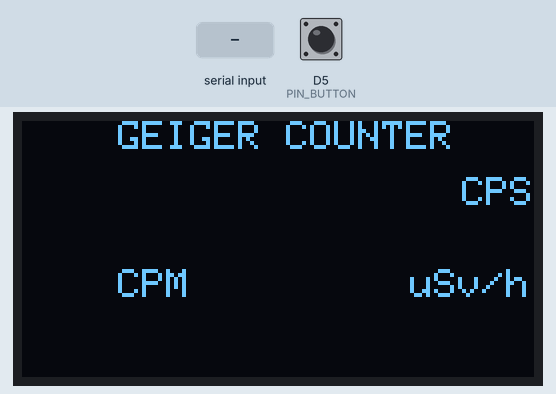
Bench run of a sketch on a simulated ESP8266 (Wemos D1 mini). On the bench: 128×64 one-colour display. The inputs (shaded band) are chosen by the test bench; at power-on: D5 (PIN_BUTTON) HIGH. WiFi joins after 1.5 s; servers stay silent unless stated; what the sketch prints to the serial monitor is not drawn.

Above: at 6.5 s.
6.6 s: "CPS,1\n" received over the second serial link
At 7.6 s:
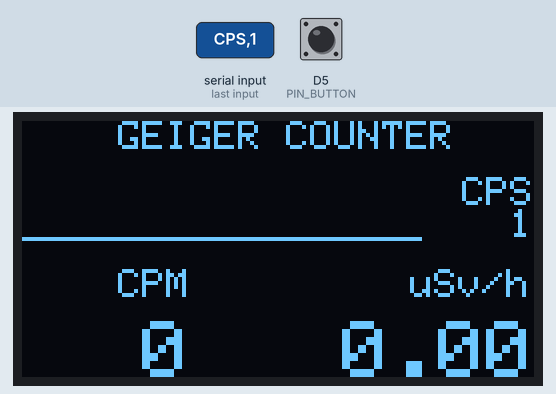
8.2 s: D5 (PIN_BUTTON) pulled LOW for 0.15 s
At 9.3 s:
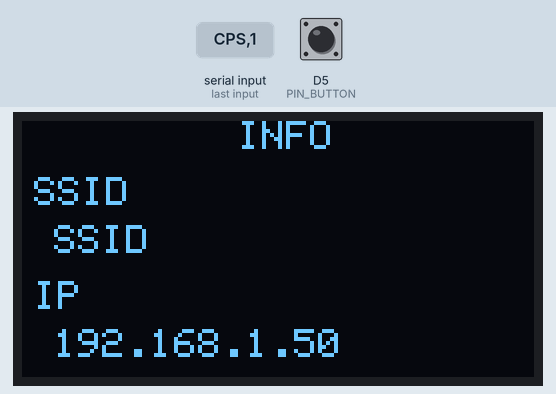
9.8 s: D5 (PIN_BUTTON) pulled LOW for 1 s
At 10.6 s:
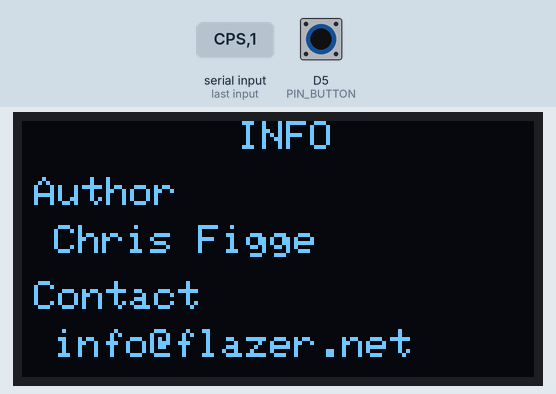
12.3 s: D5 (PIN_BUTTON) pulled LOW for 3.2 s
At 13.6 s:
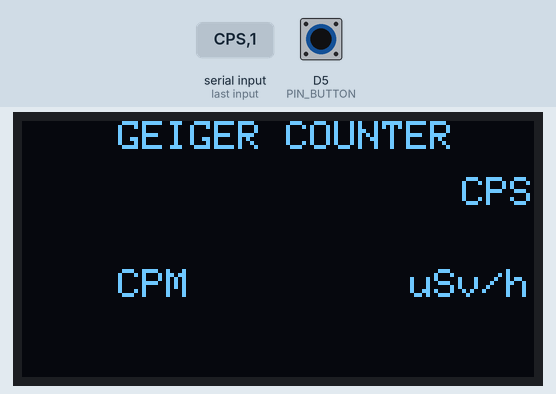
17.0 s: "CPS,150\n" received over the second serial link
At 17.04 s:
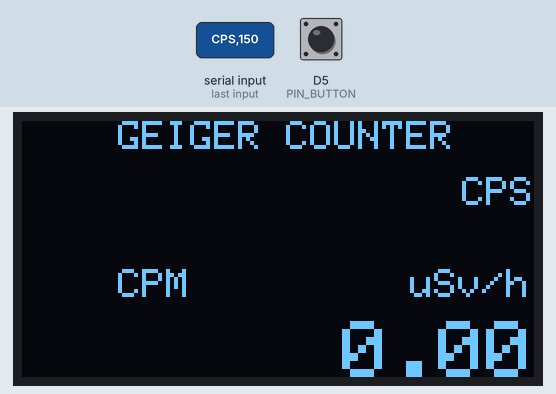
Timing chart, 0 to 20.0 s (numbered marks = the images above; inputs shaded):
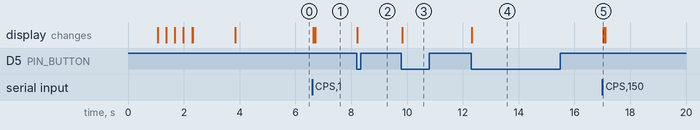

The sketch:

geigercounter.ino
```cpp
// (licence header left out)
#include <ArduinoJson.h>
#include <ESP8266WiFiMulti.h>
#include <ESP8266WebServer.h>
#include <ESP8266HTTPClient.h>
#include <ESP8266WebServer.h>
#include <ESP8266mDNS.h>
#include <Ticker.h>
#include <Wire.h>
#include <Adafruit_GFX.h>
#include <Adafruit_SSD1306.h>
#include <WiFiClientSecureBearSSL.h>
#include "CircularBuffer.h"
#include <PubSubClient.h>
#include <SoftwareSerial.h>
#include "settings.h"

#ifdef OTA_PASSWORD
  #include "OTA.h"
#endif

ESP8266WiFiMulti WiFiMulti;
PubSubClient mqttClient;
WiFiClient wifiClient;
SoftwareSerial geigerCounterSerial(PIN_UART_RX, PIN_UART_TX);
ESP8266WebServer server(80);
CircularBuffer<int,HISTORY_SIZE> history;
Ticker ticker;

Adafruit_SSD1306 display(SCREEN_WIDTH, SCREEN_HEIGHT, &Wire, OLED_RESET);
#if (SSD1306_LCDHEIGHT != 64)
#error("Height incorrect, please fix Adafruit_SSD1306.h!");
#endif

uint8_t idx = 0;
char buffer[64];
char hostname[24];

int lastCPM = 0, currentCPM = 0;
int lastCPS = 0, currentCPS = 0;
float lastuSv = 0, currentuSv = 0;
int loopCnt = 0, dataHttpPushCnt = 0, dataMqttPushCnt = 0;

bool ticking = false;
int lastTickedMs = 0, tickShowMs = 50;
bool buttonState = false;
int buttonLastPressMs = 0;
int currentFrame = FRAME_AUTHOR;
String json;

void setup() {
  delay(1000);

  Serial.begin(115200);
  geigerCounterSerial.begin(9600);
  delay(10);
  ticker.attach(1, loopCount);
  setupOLED();
  drawIntro();
  switchFrame();
  fillHistory();
  startWIFI();
  startWebserver();
  handleOTASetup();

  if (MQTT_ENABLED) {
    mqttClient.setClient(wifiClient);
    mqttClient.setServer(MQTT_HOST, 1883);
    runMqtt();
  }

  pinMode(PIN_BUTTON, INPUT_PULLUP);

  #ifdef OTA_PASSWORD
    handleOTASetup();
  #endif

  #ifdef PIN_PULSE
    pinMode(PIN_PULSE, INPUT);
    attachInterrupt(PIN_PULSE, onPulse, RISING);
  #endif
}

#ifdef PIN_PULSE
ICACHE_RAM_ATTR void onPulse() {
  if(DEBUG) Serial.println("TICK!");
  lastTickedMs = millis();
  //if (MQTT_ENABLED) mqttClient.publish(MQTT_TOPIC_PULSE, "true");
}
#endif

/**
  Parse current serial data
  and decide what we have to do
*/
void parseReceivedLine(char* input) {
  char segment = 0;
  char *token;

  float uSv = 0, cpm = 0, cps = 0;
  token = strtok(input, ", ");

  while (token != NULL) {
    switch (segment) {
      // This is just for validation
      case IDX_CPS_KEY: if (strcmp(token, "CPS") != 0) return;  break;
      case IDX_CPM_KEY: if (strcmp(token, "CPM") != 0) return;  break;
      case IDX_uSv_KEY: if (strcmp(token, "uSv/hr") != 0) return;  break;

      case IDX_CPS:
        if(DEBUG) Serial.printf("Current CPS: %s\n", token);
        cps = atoi(token);
        break;

      case IDX_CPM:
        if(DEBUG) Serial.printf("Current CPM: %s\n", token);
        cpm = atoi(token);
        break;

      case IDX_uSv:
        if(DEBUG) Serial.printf("Current uSv/hr: %s\n", token);
        uSv = atof(token);
        break;
    }

    if (segment > 7) {
      // Invalid! There should be no more than 7 segments
      return;
    }

    token = strtok(NULL, ", ");
    segment++;
  }

  currentuSv = uSv;
  currentCPM = cpm;
  currentCPS = cps;

  if(currentFrame == FRAME_GEIGER) {
      displayCount(currentuSv, UNIT_USV);
      displayCount(currentCPM, UNIT_CPM);
      displayCount(currentCPS, UNIT_CPS);
      showBar(currentCPS);
  }
}

/**
  Draw data into base layout
*/
void displayCount(float cnt, int mode) {
  switch (mode) {
    case UNIT_CPS:
      display.fillRect(110, 22, 18, 8, BLACK);
      display.setCursor(110,22);
      display.setTextSize(1);
      break;
    case UNIT_CPM:
      display.fillRect(6, 50, 54, 24, BLACK);
      display.setCursor(6, 50);
      display.setTextSize(2);
      break;
    case UNIT_USV:
      display.fillRect(80, 50, 54, 24, BLACK);
      display.setCursor(80, 50);
      display.setTextSize(2);
      break;
  }
  switch(mode) {
    case UNIT_CPM:
    case UNIT_CPS:
      if (cnt < 10) {
        display.print("  ");
      } else if (cnt < 100) {
        display.print(" ");
      }
      display.print((int) cnt);
      break;

    default:
      display.print(String(cnt,2));
      break;
  }
  display.display();
}

/**
  Looping!!!!!
*/
void loop() {
  #ifdef OTA_PASSWORD
    ArduinoOTA.handle();
  #endif

  if (MQTT_ENABLED) runMqtt();

  if (geigerCounterSerial.available()) {
    char input = geigerCounterSerial.read();
    buffer[idx++] = input;
    if (DEBUG) Serial.write(input);

    if (input == '\n') {
      parseReceivedLine(buffer);
      idx = 0;
    }

    if (idx > 42) idx = 0;
  }

  handleTick();
  handleButton();

  handleHttpDataPush();
  handleMqttDataPush();
  server.handleClient();
}

/**
  Start or reconnect mqtt
  by switching into an infinite loop
  as long as the connection is brolen
*/
void runMqtt() {
  if (MQTT_ENABLED) {
    mqttClient.loop();
    while (!mqttClient.connected()) {
      if (mqttClient.connect(MQTT_CLIENTID, MQTT_USER, MQTT_PASSWORD)) {
      //if (mqttClient.connect(hostname, MQTT_TOPIC_LAST_WILL, 1, true, "disconnected")) {
        mqttClient.publish(MQTT_TOPIC_LAST_WILL, "connected", true);
        Serial.println("MQTT connected");
      } else {
        Serial.println("MQTT connect failed");
        delay(1000);
      }
    }
  }
}

/**
   Start or reconnect the wifi
   by switching into an infinite loop
   as long as the connection is broken
*/
void startWIFI() {

  if (WIFI_ENABLED) {
    #ifdef WIFI_HOSTNAME
      strncpy(hostname, WIFI_HOSTNAME, sizeof(hostname));
    #else
      snprintf(hostname, sizeof(hostname), "ESP-GEIGER-%X", ESP.getChipId());
    #endif

    int loopcnt = 0;
    Serial.println("---");
    WiFi.mode(WIFI_STA);
    Serial.println("Connecting WIFI.");
    Serial.println("(Re)Connecting to Wifi-Network with following credentials:");
    Serial.print("SSID: ");
    Serial.println(hostname);
    Serial.print("Key: ");
    //Serial.println(WIFI_PASSWORD);

    WiFi.hostname(hostname);
    WiFiMulti.addAP(WIFI_SSID, WIFI_PASSWORD);

    while (WiFiMulti.run() != WL_CONNECTED) {
      loopcnt++;
      if (loopcnt < 10) {
        Serial.print(".");
      }
      delay(500);
    }

    Serial.println("");
    Serial.println("WiFi connected.");
    Serial.println("IP address:");
    Serial.println(WiFi.localIP().toString());
  }
}

/**
  Draw base layout for displaying geiger data.
*/
void drawGeigerFrame() {
  display.clearDisplay();
  display.setTextSize(1);
  display.setTextColor(WHITE);
  display.setCursor(0, 0);
  display.print("    GEIGER COUNTER");
  display.setCursor(110,14);
  display.println("CPS");
  display.setCursor(24, 37);
  display.println("CPM");
  display.setCursor(97, 37);
  display.println("uSv/h");
  display.display();
}

/**
  Shows SSID and current IP
*/
void drawInfoFrame() {
  display.clearDisplay();
  display.setTextSize(1);
  display.setTextColor(WHITE);
  display.setCursor(0, 0);
  display.print("         INFO");
  display.setTextSize(1);
  display.setCursor(3,14);
  display.println("SSID");
  display.setCursor(8,26);
  display.println(WIFI_SSID);
  display.setCursor(3,40);
  display.println("IP");
  display.setCursor(8,52);
  display.println(WiFi.localIP());
  display.display();
}

/**
  Draws some information about the author.
*/
void drawAuthorFrame() {
  display.clearDisplay();
  display.setTextSize(1);
  display.setTextColor(WHITE);
  display.setCursor(0, 0);
  display.print("         INFO");
  display.setTextSize(1);
  display.setCursor(3,14);
  display.println("Author");
  display.setCursor(8,26);
  display.println("Chris Figge");
  display.setCursor(3,40);
  display.println("Contact");
  display.setCursor(8,52);
  display.println("info@flazer.net");
  display.display();
}

/**
  Draws the intro onto the OLED.
  +10 coolness.
*/
void drawIntro() {
  int x1start = -90, x1end = 8;
  int x2start = 128, x2end = 35;
  bool finished1 = false, finished2 = false;
  display.clearDisplay();
  display.setTextSize(1);
  display.setCursor(4, 55);
  display.setTextColor(WHITE);
  display.print("a chris figge device");
  display.setTextSize(2);
  display.setTextWrap(false);
  while (!finished1 || !finished2) {
    x1start = x1start+2;
    x2start = x2start-2;
    if (!finished1) {
      display.fillRect(0, 0, 128, 25, BLACK);
      display.setCursor(x1start, 5);
      display.print("Geiger");
    }
    if (!finished2) {
      display.fillRect(0, 28, 128, 25, BLACK);
      display.setCursor(x2start, 28);
      display.print("Counter");
    }

    if (x1start >= x1end) finished1 = true;
    if (x2start <= x2end) finished2 = true;
    display.display();
  }
  delay(1500);
}

/**
   Tick, tick, tick
*/
void loopCount() {
  loopCnt++;
  dataHttpPushCnt++;
  dataMqttPushCnt++;
}

/**
   Start webserver for handling
   incoming requests
*/
void startWebserver() {
  Serial.println("Starting HTTP-Server...");
  Serial.println("-- Registering routes.");
  server.on("/cpm", HTTP_GET, []() {
    server.send(200, "text/plain", String(currentCPM));
  });
  server.on("/usv", HTTP_GET, []() {
    server.send(200, "text/plain", String(currentuSv));
  });

  server.onNotFound(handleRequestNotFound);
  Serial.println("-- Launching server ...");
  server.begin();
  Serial.println("-- DONE.");
}

/**
  Setting up OLED Display.
*/
void setupOLED() {
  Serial.println("OLED_DISPLAY starting");
  if (!display.begin(SSD1306_SWITCHCAPVCC, OLED_I2C_ADDR)) {
    Serial.println(F("SSD1306 allocation failed"));
    for (;;) yield();
  }
  display.setRotation(2); // rotate because enclosure forces us to install display upsidedown
  display.clearDisplay();
  display.display();
}

/**
   Handles sending data to web api (if client is enabled)
   This is used to send the last 50 measurements to my own backend, so I can display
   a blinky nuclear-sign based on the last minute. It sends a json-object.
   Key is second, value is ticks. Only seconds with a value > 0 are send, to save some
   bandwith. I know it's not necessary, but i liked the idea.
*/
void handleHttpDataPush() {
  if (HTTP_CLIENT_ENABLED) {
    if (dataHttpPushCnt > HTTP_PUSH_INTERVAL_SECONDS) {
      Serial.println("[HTTP] Start sending data to api.");
      std::unique_ptr<BearSSL::WiFiClientSecure>client(new BearSSL::WiFiClientSecure);
      client->setInsecure();
      HTTPClient https;
      if (https.begin(*client, HTTP_CLIENT_URL)) {
        https.addHeader("secret-token", HTTP_CLIENT_SECRECT);
        https.addHeader("Content-Type", "application/json");
        https.setTimeout(1000);
        String json;
        DynamicJsonDocument jsonDoc(2024);
        JsonObject pattern  = jsonDoc.createNestedObject("pattern");
        for (int i = 0; i < history.size(); i++) {
          if (history[i] > 0) pattern[String(i)] = history[i];
        }
        serializeJson(jsonDoc, json);
        int httpCode = https.PUT(json);
        jsonDoc.clear();
        Serial.print("Response code: ");
        Serial.println(httpCode);
      }
      Serial.println("[HTTP] end sending data.");
      dataHttpPushCnt = 0;
    }
  }
}

/**
  Publish values via MQTT
  (If MQTT is enabled)
*/
void handleMqttDataPush() {
  if (MQTT_ENABLED) {
    if (dataMqttPushCnt > MQTT_PUSH_INTERVAL_SECONDS) {
      Serial.println("[MQTT] Start sending data via mqtt.");
      char tmp[8];

      if (currentCPM != lastCPM) {
        sprintf(tmp, "%d", currentCPM);
        //if (MQTT_ENABLED) mqttClient.publish(MQTT_TOPIC_CPM, tmp, true);
      }

      if (currentuSv != lastuSv) {
        sprintf(tmp, "%.2f", currentuSv);
        Serial.println("PUBLISH");
        if (MQTT_ENABLED) mqttClient.publish(MQTT_TOPIC_USV, tmp, true);
      }

      lastCPS = currentCPS;
      lastCPM = currentCPM;
      lastuSv = currentuSv;

      Serial.println("[MQTT] end sending data.");
      dataMqttPushCnt = 0;
    }
  }
}

/**
  Calculating ticks for showing them onto graphical bar.
*/
void showBar(int cnt) {
  history.push(cnt);
  display.fillRect(BAR_X1, BAR_Y1, BAR_X2, BAR_Y2, BLACK);
  int offset = HISTORY_SIZE - BARPOINTS_SIZE;
  for (int i = 0; i < BARPOINTS_SIZE; i++) {
    int height = history[i];
    height++; // for a better view
    if (height > 1) height = (BAR_Y2/10)*height;
    if (height > BAR_Y2) height = BAR_Y2;
    display.fillRect(BAR_X1 + i*2, BAR_Y1 + (BAR_Y1-height), 2, height, WHITE);
  }
  display.display();
}

/**
  Handles displaying every incoming tick
  (detected via PIN_PULSE)
*/
void handleTick() {
  if (lastTickedMs > 0 && !ticking) {
    display.fillCircle(120, 4, 4, WHITE);
    display.display();
    ticking = true;
    lastTickedMs = millis();
  } else if(ticking && millis() - lastTickedMs > tickShowMs) {
    ticking = false;
    lastTickedMs = 0;
    display.fillCircle(120, 4, 4, BLACK);
    display.display();
  }
}

/**
  Check if the button is pressed.
  Handles debouncing.
*/
void handleButton() {
  bool currentState = digitalRead(PIN_BUTTON);
  if (currentState != buttonState && buttonLastPressMs == 0) {
    buttonState = currentState;
    buttonLastPressMs = millis();
    if (!currentState) {
      switchFrame();
    }
  }

  if (millis() - buttonLastPressMs > 300) {
    buttonLastPressMs = 0;
  }
}

/**
  Switch between the frames.
  Based on the current active one.
*/
void switchFrame() {
  switch (currentFrame) {
    case FRAME_GEIGER:
    currentFrame = FRAME_INFO;
    drawInfoFrame();
    break;

    case FRAME_INFO:
    currentFrame = FRAME_AUTHOR;
    drawAuthorFrame();
    break;

    case FRAME_AUTHOR:
    currentFrame = FRAME_GEIGER;
    drawGeigerFrame();
    break;


    default:
    break;
  }
}

/**
  Just put 0 all over the history.
  0 everywhere!
*/
void fillHistory() {
  for (int i=0; i<HISTORY_SIZE; i++) {
    history.push(0);
  }
}

/**
   Unknown Route
   Send teapot.
*/
void handleRequestNotFound() {
  server.send(418, "text/plain", "I'm a geiger counter. Tik, tiktiktiktikttttik.");
}
```

OTA.h
```cpp
#include <ArduinoOTA.h>

void handleOTASetup() {
  ArduinoOTA.setHostname(WIFI_HOSTNAME);
  ArduinoOTA.setPassword(OTA_PASSWORD);

  ArduinoOTA.onStart([]() {
    String type;
    if (ArduinoOTA.getCommand() == U_FLASH) {
      type = "sketch";
    } else { // U_FS
      type = "filesystem";
    }

    Serial.println("Start updating " + type);
  });
  ArduinoOTA.onEnd([]() {
    Serial.println("\nEnd");
  });
  ArduinoOTA.onProgress([](unsigned int progress, unsigned int total) {
    Serial.printf("Progress: %u%%\r", (progress / (total / 100)));
  });
  ArduinoOTA.onError([](ota_error_t error) {
    Serial.printf("Error[%u]: ", error);
    if (error == OTA_AUTH_ERROR) {
      Serial.println("Auth Failed");
    } else if (error == OTA_BEGIN_ERROR) {
      Serial.println("Begin Failed");
    } else if (error == OTA_CONNECT_ERROR) {
      Serial.println("Connect Failed");
    } else if (error == OTA_RECEIVE_ERROR) {
      Serial.println("Receive Failed");
    } else if (error == OTA_END_ERROR) {
      Serial.println("End Failed");
    }
  });
  ArduinoOTA.begin();
}
```

settings.h
```cpp
#define DEBUG true

#define IDX_CPS_KEY 0
#define IDX_CPM_KEY 2
#define IDX_uSv_KEY 4

#define IDX_CPS 1
#define IDX_CPM 3
#define IDX_uSv 5
#define IDX_MODE 6

#define PIN_UART_RX D6
#define PIN_UART_TX 13 // UNUSED
#define PIN_PULSE D7
#define PIN_BUTTON D5

#define FRAME_GEIGER  1
#define FRAME_INFO    2
#define FRAME_AUTHOR  3

#define BAUD_GEIGERCOUNTER 9600

#define OLED_I2C_ADDR 0x3C
#define SCREEN_WIDTH 128
#define SCREEN_HEIGHT 64
#define OLED_RESET -1

#define UNIT_CPS   1
#define UNIT_CPM   2
#define UNIT_USV   3

#define BAR_MX  15
#define BAR_X1  0
#define BAR_Y1  15
#define BAR_X2  100
#define BAR_Y2  15

#define BARPOINTS_SIZE 50
#define HISTORY_SIZE 60

#define WIFI_ENABLED true
#define WIFI_HOSTNAME "geigercounter"
#define WIFI_SSID "SSID"
#define WIFI_PASSWORD "PW"

#define OTA_PASSWORD "OTAPW"

#define MQTT_ENABLED false
#define MQTT_HOST "BROKER_IP"
#define MQTT_USER "USERNAME"
#define MQTT_PASSWORD "PW"
#define MQTT_CLIENTID "geiger"

#define MQTT_TOPIC_CPM "geiger/cpm"
#define MQTT_TOPIC_USV "geiger/uSv"
#define MQTT_TOPIC_LAST_WILL "geiger/geigercounter/status"
//#define MQTT_TOPIC_PULSE "sensor/geigercounter/pulse"

#define HTTP_CLIENT_ENABLED false
#define HTTP_CLIENT_URL "CLIENT_URL"
#define HTTP_CLIENT_SECRECT "CLIENT_PW"

//Interval to send data via http
#define HTTP_PUSH_INTERVAL_SECONDS 50
//Interval to push data via mqtt
#define MQTT_PUSH_INTERVAL_SECONDS 60
```

Measured:
- after the input at 6.6 s, the display: first changes at once (image 1 shows a later state)
- after the input at 8.2 s, the display: changes at once (image 2)
- after the input at 9.8 s, the display: changes at once (image 3)
- after the input at 12.3 s, the display: changes at once (image 4)
- after the input at 17.0 s, the display: changes at once (image 5)
